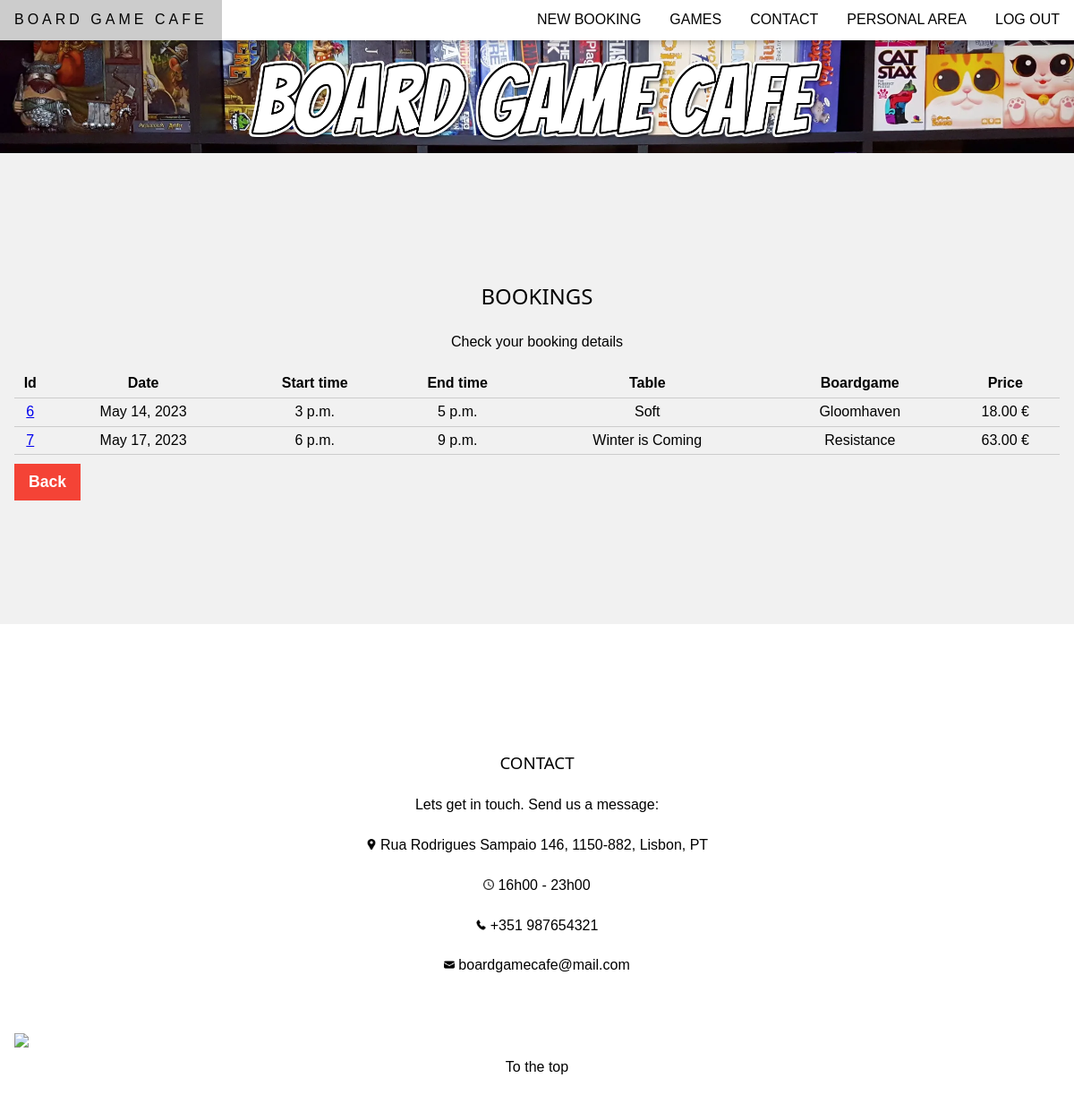
/boardgamecafe/bookinguser (signed in), run on the app's committed database.
### boardgamecafe/models.py (models this page shows)
class Booking(models.Model):
    person = models.ForeignKey(Person, on_delete=models.RESTRICT)
    boardgame = models.ForeignKey(BoardGame, on_delete=models.RESTRICT)
    table = models.ForeignKey(Table, on_delete=models.RESTRICT)
    calendar = models.ForeignKey(Calendar, on_delete=models.RESTRICT)
    start_time = models.TimeField()
    end_time = models.TimeField()
    booking_price = models.DecimalField(validators=[MinValueValidator(0)], max_digits=7, decimal_places=2)
    total_price = models.DecimalField(validators=[MinValueValidator(0)], max_digits=7, decimal_places=2)
    value_paid = models.DecimalField(validators=[MinValueValidator(0)], max_digits=7, decimal_places=2)
    is_paid = models.BooleanField()
    log_is_active = models.BooleanField()
    log_date_created = models.DateTimeField()
    log_date_last_update = models.DateTimeField()

class Calendar(models.Model):
    date = models.DateField()
    open_time = models.TimeField()
    close_time = models.TimeField()
    log_is_active = models.BooleanField()
    log_date_created = models.DateTimeField()
    log_date_last_update = models.DateTimeField()

class Table(models.Model):
    name = models.CharField(max_length=50)
    capacity = models.IntegerField(validators=[MinValueValidator(0)])
    log_is_active = models.BooleanField()
    log_date_created = models.DateTimeField()
    log_date_last_update = models.DateTimeField()

class BoardGame(models.Model):
    name = models.CharField(max_length=50)
    release_year = models.IntegerField(validators=[MaxValueValidator(3000)])
    min_players = models.IntegerField(validators=[MinValueValidator(1), MaxValueValidator(99)])
    max_players = models.IntegerField(validators=[MinValueValidator(1), MaxValueValidator(99)])
    min_age = models.IntegerField(validators=[MinValueValidator(0), MaxValueValidator(99)])
    min_playing_time = models.IntegerField(validators=[MinValueValidator(1)])
    avg_playing_time = models.IntegerField(validators=[MinValueValidator(1)])
    complexity = models.DecimalField(validators=[MinValueValidator(1), MaxValueValidator(5)], max_digits=3, decimal_places=2)
    number_of_copies = models.IntegerField(validators=[MinValueValidator(0)])
    description = models.TextField()
    link = models.URLField()
    image = models.ImageField()
    log_is_active = models.BooleanField()
    log_date_created = models.DateTimeField()
    log_date_last_update = models.DateTimeField()

### boardgamecafe/views.py (the view)
# urls.py: path('bookinguser', views.bookinguser, name='bookinguser'),
@login_required
def bookinguser(request):
    person_id = request.user.person.id
    bookings = Booking.objects.filter(person_id=person_id).values('id', 'start_time', 'end_time', 'boardgame_id', 'calendar_id', 'table_id', 'total_price')
    if bookings.count() > 0:
        dates = Calendar.objects.all()
        boardgames = BoardGame.objects.all()
        tables = Table.objects.all()
        return render(request, 'boardgamecafe/bookinguser.html', {'bookings': bookings, 'dates': dates, 'boardgames': boardgames, 'tables': tables})
    else:
        return render(request, 'boardgamecafe/bookinguser.html', {'bookings': bookings})

### boardgamecafe/templates/boardgamecafe/bookinguser.html (shortened to what this page needs)
{% extends "boardgamecafe/template.html" %}
{% load static %}
{% block content %}
    <section class="w3-light-grey w3-center w3-container" style="padding:128px 16px">
        <h1>BOOKINGS</h1>
        <p>Check your booking details</p>
        {% if bookings %}
            <div>
                <table>
                    <tr>
                        <td> <b> Id </b> </td>
                        <td> <b> Date </b> </td>
                        <td> <b> Start time </b> </td>
                        <td> <b> End time </b> </td>
                        <td> <b> Table </b> </td>
                        <td> <b> Boardgame </b> </td>
                        <td> <b> Price </b> </td>
                    </tr>
                    {% for b in bookings %}
                        <tr>
                            <td> <a href="{% url 'boardgamecafe:bookingdetails' b.id %}"> {{b.id}} </a></td>
                            {% for d in dates %}
                                {% if b.calendar_id == d.id %}
                                    <td> {{ d.date }} </td>
                                {% endif %}
                            {% endfor %}
                            <td> {{b.start_time}} </td>
                            <td> {{b.end_time}} </td>
                            {% for t in tables %}
                                {% if b.table_id == t.id %}
                                    <td> {{ t.name }} </td>
                                {% endif %}
                            {% endfor %}
                            {% for g in boardgames %}
                                {% if b.boardgame_id == g.id %}
                                    <td> {{ g.name }} </td>
                                {% endif %}
                            {% endfor %}
                            <td> {{b.total_price}} € </td>
                        </tr>
                    {% endfor %}
                </table>
            </div>
        {% else %}
            <p> No bookings have been made yet! </p>
        {% endif %}
        <div class="form_crude_item">
            <input class="form_crude_btn w3-button w3-red" type="button" value="Back" onclick="history.back()">
        </div>
    </section>
{% endblock %}

### boardgamecafe/static/boardgamecafe/css/style.css (style rules this page uses)
body,h1,h2,h3,h4,h5,h6 { font-family: "Raleway", sans-serif }
body, html { height: 100%; line-height: 1.8; }
table { border-collapse: collapse; width: 100%; }
tr { border-bottom: 1px solid #ccc; }
html { -ms-text-size-adjust:100%;-webkit-text-size-adjust:100% }
body { margin:0 }
h1,h2,h3,h4,h5,h6 { font-family:"Segoe UI",Arial,sans-serif;font-weight:400;margin:10px 0 }
.w3-btn,.w3-button { border:none;display:inline-block;padding:8px 16px;vertical-align:middle;overflow:hidden;text-decoration:none;color:inherit;background-color:inherit;text-align:center;cursor:pointer;white-space:nowrap }
.w3-btn,.w3-button { -webkit-touch-callout:none;-webkit-user-select:none;-khtml-user-select:none;-moz-user-select:none;-ms-user-select:none;user-select:none }
.w3-container:after,.w3-container:before,.w3-panel:after,.w3-panel:before,.w3-row:after,.w3-row:before,.w3-row-padding:after,.w3-row-padding:before, .w3-cell-row:before,.w3-cell-row:after,.w3-clear:after,.w3-clear:before,.w3-bar:before,.w3-bar:after { content:"";display:table;clear:both }
.w3-container,.w3-panel { padding:0.01em 16px }
.w3-center { text-align:center!important }
.w3-red,.w3-hover-red:hover { color:#fff!important;background-color:#f44336!important }
.w3-light-grey,.w3-hover-light-grey:hover,.w3-light-gray,.w3-hover-light-gray:hover { color:#000!important;background-color:#f1f1f1!important }
.form_crude_item { display: flex; flex-direction: column; }
.form_crude_item > * { align-self: flex-start; }
.form_crude_btn { font-weight: 600; font-size: 1.1em; padding: 10px 16px; margin: 10px 0; color: #ffffff; background: #14b64a; }

### data on the page
Booking: id "6", start_time "3 p.m.", end_time "5 p.m.", total_price "18.00"
Calendar: date "May 14, 2023"
Table: name "Soft"
BoardGame: name "Gloomhaven"
Booking: id "7", start_time "6 p.m.", end_time "9 p.m.", total_price "63.00"
Calendar: date "May 17, 2023"
Table: name "Winter is Coming"
BoardGame: name "Resistance"
